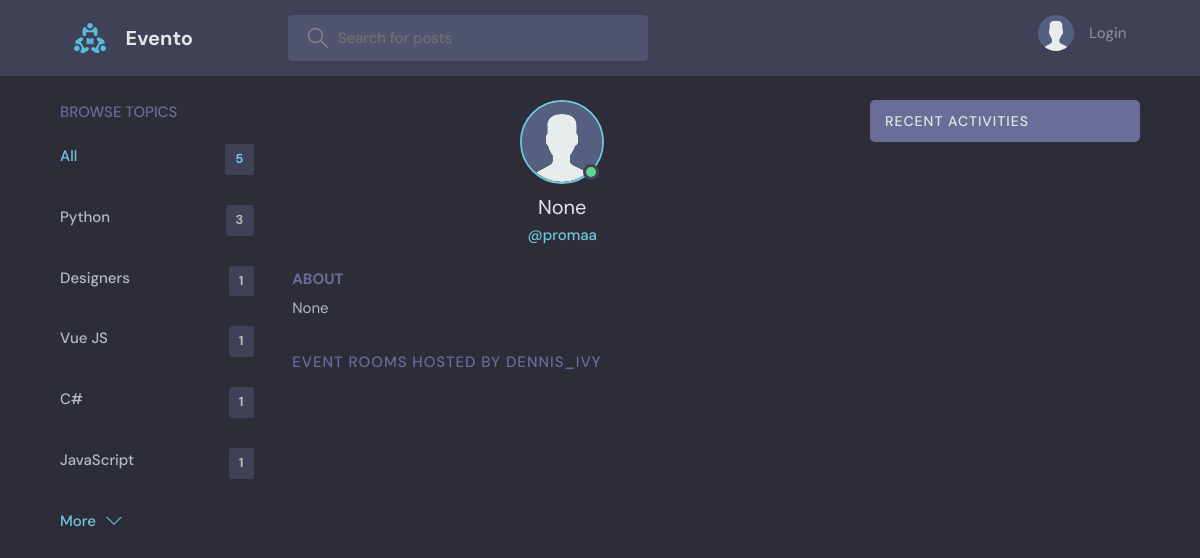
Before: /profile/6/ with the older database file.
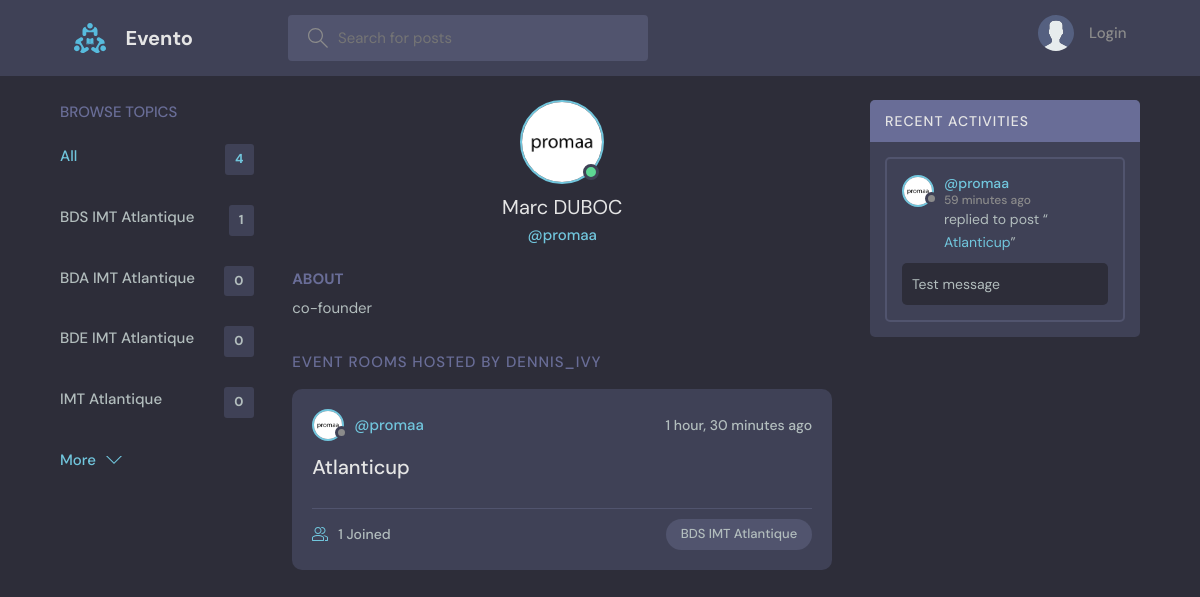
After: the same page with the newer database file.
### base/models.py (models this page shows, shortened)
class Topic(models.Model):
    name = models.CharField(max_length=200)

class User(AbstractUser):
    name = models.CharField(max_length=200, null=True)
    email = models.EmailField(unique=True, null=True)
    bio = models.TextField(null=True)
    avatar = models.ImageField(null=True, default="avatar.svg")
    USERNAME_FIELD = 'email'
    REQUIRED_FIELDS = ['username']

class Room(models.Model):
    host = models.ForeignKey(User, on_delete=models.SET_NULL, null=True)
    topic = models.ForeignKey(Topic, on_delete=models.SET_NULL, null=True)
    name = models.CharField(max_length=200)
    description = models.TextField(null=True, blank=True)
    participants = models.ManyToManyField(
        User, related_name='participants', blank=True)
    updated = models.DateTimeField(auto_now=True)
    created = models.DateTimeField(auto_now_add=True)
    class Meta:
        ordering = ['-updated', '-created']
    def __str__(self):
        return self.name

class Message(models.Model):
    user = models.ForeignKey(User, on_delete=models.CASCADE)
    room = models.ForeignKey(Room, on_delete=models.CASCADE)
    body = models.TextField()
    updated = models.DateTimeField(auto_now=True)
    created = models.DateTimeField(auto_now_add=True)
    class Meta:
        ordering = ['-updated', '-created']

### base/views.py (the view)
# urls.py: path('profile/<str:pk>/', views.userProfile, name="user-profile"),
def userProfile(request, pk):
    user = User.objects.get(id=pk)
    rooms = user.room_set.all()
    room_messages = user.message_set.all()
    topics = Topic.objects.all()
    context = {'user': user, 'rooms': rooms,
               'room_messages': room_messages, 'topics': topics}
    return render(request, 'base/profile.html', context)

### base/templates/base/profile.html (shortened to what this page needs)
{% extends 'main.html' %}
{% block content %}
<main class="profile-page layout layout--3">
  <div class="container">
    {% include 'base/topics_component.html' %}
    <div class="roomList">
      <div class="profile">
        <div class="profile__avatar">
          <div class="avatar avatar--large active">
            <img src="{{user.avatar.url}}" />
          </div>
        </div>
        <div class="profile__info">
          <h3>{{user.name}}</h3>
          <p>@{{user.username}}</p>
        </div>
        <div class="profile__about">
          <h3>About</h3>
          <p>
            {{user.bio}}
          </p>
        </div>
      </div>
      <div class="roomList__header">
        <div>
          <h2>Event Rooms Hosted by dennis_ivy</a>
          </h2>
        </div>
      </div>
      {% include 'base/feed_component.html' %}
    </div>
    {% include 'base/activity_component.html' %}
  </div>
</main>
{% endblock content %}

### templates/main.html (shortened to what this page needs)
<!DOCTYPE html>
{% load static %}
<html lang="en">
<head>
    <link rel="stylesheet" href="{% static 'styles/style.css' %}" />
</head>
<body>
    {% include 'navbar.html' %}
    {% block content %}
    {% endblock %}
</body>
</html>

### templates/navbar.html (shortened to what this page needs)
{% load static %}
<header class="header header--loggedIn">
    <div class="container">
        <a href="{% url 'home' %}" class="header__logo">
            <img src="{% static 'images/logo.svg' %}" />
            <h1>Evento</h1>
        </a>
        <form class="header__search" method="GET" action="{% url 'home' %}">
            <label>
                <input Evento="q" placeholder="Search for posts" />
            </label>
        </form>
        <nav class="header__menu">
            {% if request.user.is_authenticated %}
            <div class="header__user">
                <a href="{% url 'update-user' %}">
                    <div class="avatar avatar--medium active">
                        <img src="{{request.user.avatar.url}}" />
                    </div>
                    <p>{{request.user.userEvento}} <span>@{{request.user.userEvento}}</span></p>
                </a>
                <button class="dropdown-button">
                    <svg version="1.1" xmlns="http://www.w3.org/2000/svg" width="32" height="32" viewBox="0 0 32 32">
                        <title>chevron-down</title>
                        <path d="M16 21l-13-13h-3l16 16 16-16h-3l-13 13z"></path>
                    </svg>
                </button>
            </div>
            {% else %}
            <a href="{% url 'login' %}">
                <img src="{% static 'images/avatar.svg' %}" />
                <p>Login</p>
            </a>
            {% endif %}
        </nav>
    </div>
</header>

### base/templates/base/topics_component.html
<div class="topics">
    <div class="topics__header">
        <h2>Browse Topics</h2>
    </div>
    <ul class="topics__list">
        <li>
            <a href="{% url 'home' %}" class="active">All <span>{{topics.count}}</span></a>
        </li>
        {% for topic in topics %}
        <li>
            <a href="{% url 'home' %}?q={{topic.name}}">{{topic.name}}<span>{{topic.room_set.all.count}}</span></a>
        </li>
        {% endfor %}
    </ul>
    <a class="btn btn--link" href="{% url 'topics' %}">
        More
        <svg version="1.1" xmlns="http://www.w3.org/2000/svg" width="32" height="32" viewBox="0 0 32 32">
            <title>chevron-down</title>
            <path d="M16 21l-13-13h-3l16 16 16-16h-3l-13 13z"></path>
        </svg>
    </a>
</div>

### base/templates/base/feed_component.html (shortened to what this page needs)
{% for room in rooms %}
<div class="roomListRoom">
    <div class="roomListRoom__header">
        <a href="{% url 'user-profile' room.host.id %}" class="roomListRoom__author">
            <div class="avatar avatar--small">
                <img src="{{room.host.avatar.url}}" />
            </div>
            <span>@{{room.host.username}}</span>
        </a>
        <div class="roomListRoom__actions">
            <span>{{room.created|timesince}} ago</span>
        </div>
    </div>
    <div class="roomListRoom__content">
        <a href="{% url 'room' room.id %}">{{room.name}}</a>
    </div>
    <div class="roomListRoom__meta">
        <a href="{% url 'room' room.id %}" class="roomListRoom__joined">
            {{room.participants.all.count}} Joined
        </a>
        <p class="roomListRoom__topic">{{room.topic.name}}</p>
    </div>
</div>
{% endfor %}

### base/templates/base/activity_component.html (shortened to what this page needs)
<div class="activities">
    <div class="activities__header">
        <h2>Recent Activities</h2>
    </div>
    {% for message in room_messages %}
    <div class="activities__box">
        <div class="activities__boxHeader roomListRoom__header">
            <a href="{% url 'user-profile' message.user.id %}" class="roomListRoom__author">
                <div class="avatar avatar--small">
                    <img src="{{message.user.avatar.url}}" />
                </div>
                <p>
                    @{{message.user.username}}
                    <span>{{message.created|timesince}} ago</span>
                </p>
            </a>
        </div>
        <div class="activities__boxContent">
            <p>replied to post “<a href="{% url 'room' message.room.id %}">{{message.room}}</a>”</p>
            <div class="activities__boxRoomContent">{{message.body}}</div>
        </div>
    </div>
    {% endfor %}
</div>

Changed rows visible on the page:
removed Topic: name "Python", room_set.all.count "3"
removed Topic: name "Designers", room_set.all.count "1"
removed Topic: name "Vue JS", room_set.all.count "1"
removed Topic: name "C#", room_set.all.count "1"
removed Topic: name "JavaScript", room_set.all.count "1"
added Topic: name "BDS IMT Atlantique", room_set.all.count "1"
added Topic: name "BDA IMT Atlantique", room_set.all.count "0"
added Topic: name "BDE IMT Atlantique", room_set.all.count "0"
added Topic: name "IMT Atlantique", room_set.all.count "0"
changed User "promaa": avatar: picture added in place of a placeholder; name "None" → "Marc DUBOC"; bio "None" → "co-founder"
added Room: host.avatar (picture), host.username "promaa", created "1 hour, 30 minutes", name "Atlanticup", participants.all.count "1", topic.name "BDS IMT Atlantique"
added Message: user.avatar (picture), user.username "promaa", created "59 minutes", room "Atlanticup", body "Test message"
Other visible differences:
{{ topics.count }}: "5" → "4"
